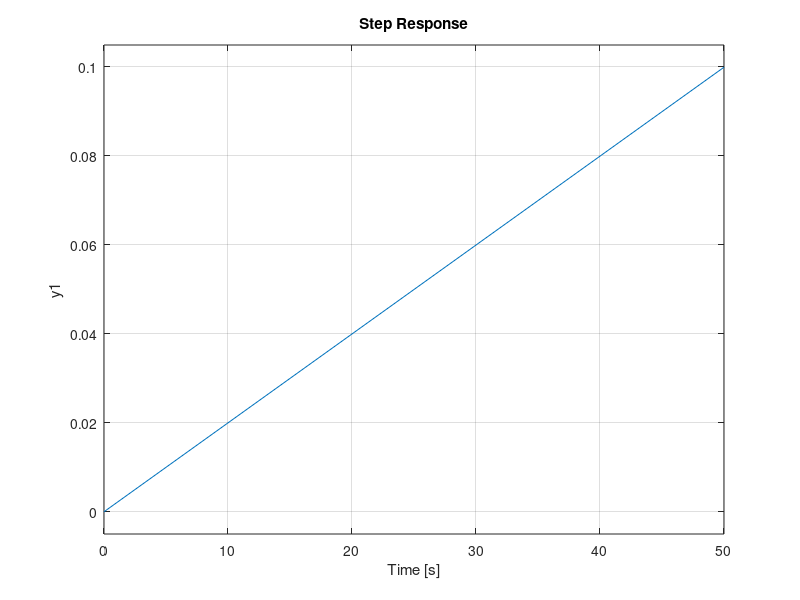

Write MATLAB code to recreate this figure. (Note: this script raises an error after producing the figure.)
clc , clear all , close all 

%% -----------------------DC MOTOR SPEED CONTROL---------------

%% ----- System Parameters-----
J = 0.01 ;  % Moment of Inertia (kg.m^2)
b = 0.1  ;  % Viscous Friction Coefficient (N.m.s)
R = 1    ;  % Resistane (Ohm)
L = 0.5  ;  % Inuctance (H)
Kt = 0.01;  % Motor Torque Constant (N.m/A)
Ke = 0.01;  % Back-EMF Constant (V/rad/s)

% Transfer Function
num = Kt ;
den = [(J*L) (J*R + b*L) b*R + Kt*Ke];
G = tf(num,den)

% Poles of System 
disp("Poles:")
p = pole(G)

%% ----- Response of System -----
figure(1)
% Step Response
t = [0 50];
step(G,t)
disp("System Performance:")
S = stepinfo(G)
title('DC Motor Step Response - Open Loop')

figure(2)
% Impulse Response
impulse(G)
title('DC Motor Impulse Response - Open Loop')

%% ----- Single Parameter Effect -----

t = 0:0.01:8;
R = 1 ; J = 0.01 ;  b = 0.1  ;  L = 0.5  ; Kt = 0.01;  Ke = 0.01;
